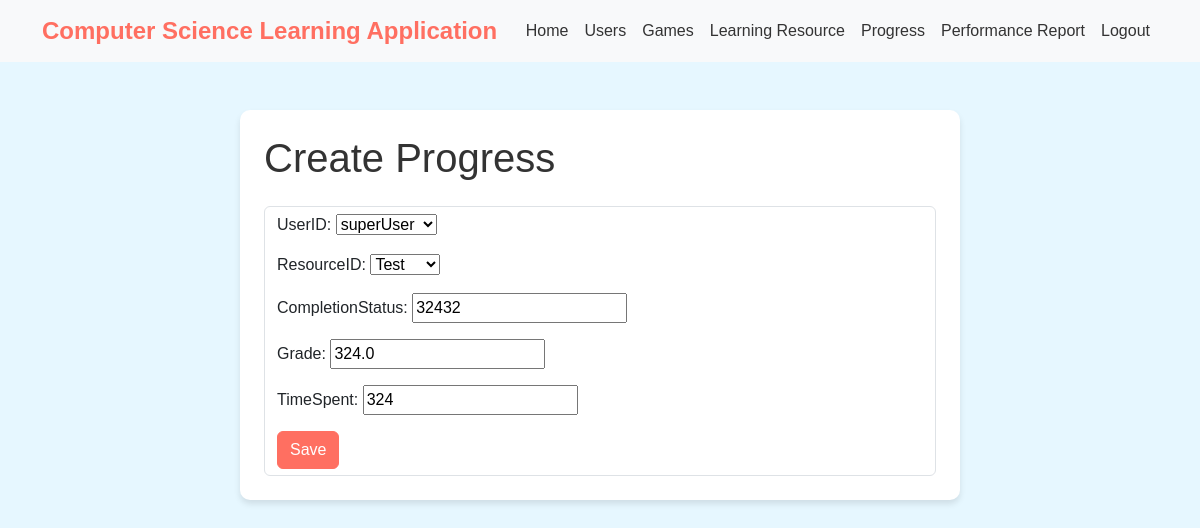
Screenshot of /progress/1/update/ (signed in) with the database file from the repository.
### computer_science_learning_app/models.py (models this page shows, shortened)
class Usersys(AbstractBaseUser):
    UserID = models.AutoField(primary_key=True)
    Username = models.CharField(max_length=100, unique=True)
    Email = models.EmailField(unique=True)
    Role_choices = [
        ("student", "Student"),
        ("parent", "Parent"),
        ("teacher", "Teacher"),
    ]
    Role = models.CharField(max_length=20, choices=Role_choices, default='student')
    is_staff = models.BooleanField(default=False)
    objects = UsersysManager()
    USERNAME_FIELD = 'Username'
    REQUIRED_FIELDS = ['username']
    def __str__(self):
        return self.Username

class Progress(models.Model):
    ProgressID = models.AutoField(primary_key=True)
    UserID = models.ForeignKey(Usersys, on_delete=models.CASCADE)
    ResourceID = models.ForeignKey(LearningResource, on_delete=models.CASCADE)
    CompletionStatus = models.CharField(max_length=20)
    Grade = models.FloatField()
    TimeSpent = models.IntegerField()

### computer_science_learning_app/views.py (the view, shortened to what this page needs)
# urls.py: path('progress/<int:pk>/update/', ProgressUpdateView.as_view(), name='progress_update'),
class ProgressUpdateView(LoginRequiredMixin,UpdateView):
    model = Progress
    form_class = ProgressForm
    template_name = "progress_form.html"

### computer_science_learning_app/forms.py
class ProgressForm(forms.ModelForm):
    class Meta:
        model = Progress
        fields = ["UserID", "ResourceID", "CompletionStatus", "Grade", "TimeSpent"]

### computer_science_learning_app/models.py (called while the page is built)
    def __str__(self):
        return self.Title

### computer_science_learning_app/templates/progress_form.html (shortened to what this page needs)
{% extends "base_template.html" %}
{% block content %}
<div class="container mt-5">
    <div class="row justify-content-center">
        <div class="col-md-8">
            <div class="card p-4">
                <h1 class="mb-4">Create Progress</h1>
                <form method="post" class="form-control ">
                    {{ form.as_p }}
                    <button type="submit" class="btn btn-primary">Save</button>
                </form>
            </div>
            {% endblock %}

### computer_science_learning_app/templates/base_template.html (style rules this page uses)
body { background-color: #e6f7ff; color: #333; font-family: Arial, sans-serif; }
.card { transition: all 0.3s ease-in-out; background-color: #fff; border: none; border-radius: 10px; box-shadow: 0 4px 6px rgba(0, 0, 0, 0.1); }
.btn-primary { background-color: #ff6f61; border-color: #ff6f61; }
body, .navbar, .nav-link, .card { color: #333; }
.nav-link, button { padding: 0.5rem 1rem; }

### rows the page displays
Usersys: UserID "superUser"
Progress: ResourceID "Test", CompletionStatus "32432", Grade "324.0", TimeSpent "324"
